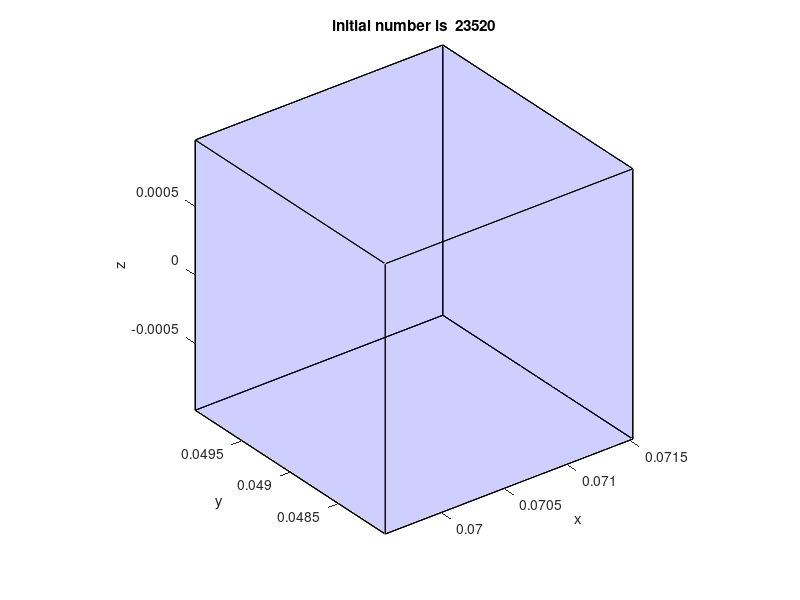

MATLAB code for this plot: (Note: this script raises an error after producing the figure.)
%%  this function require the desired particle number,
% the spatial limit position. generate the frame, ainj file to initial Fluent DPM.
% read the dpm file in order to use the first 2 lines

%% use this if donot want to specify velocitypart
% define the particle number, spatial limits


 particle_number=20000; % define the particle number 
% x=-50/100  % I think the units is meter here for FUME
% y=15/100
% z=65/100

x=0.07054139  % I think the units is meter here. for NANO
y=0.049
z=0

center=[x y z];
dx=0.000985
x_up=x+dx;  %define spatial position in meter
x_low=x-dx;
y_up=y+dx;
y_low=y-dx;
z_up=z+dx;
z_low=z-dx;
%% for the given vertex position, plot the frame of a cubic;
p1=[x_up y_low z_low];
p2=[x_up y_up z_low];
p3=[x_low y_up z_low];
p4=[x_low y_low z_low];
p5=[x_up y_low z_up];
p6=[x_up y_up z_up];
p7=[x_low y_up z_up];
p8=[x_low y_low z_up];
x=[p1(1) p2(1) p1(1) p1(1) p5(1) p3(1);
    p2(1) p3(1) p2(1) p4(1) p6(1) p7(1);
    p3(1) p7(1) p6(1) p8(1) p7(1) p8(1);
    p4(1) p6(1) p5(1) p5(1) p8(1) p4(1)];
y=[p1(2) p2(2) p1(2) p1(2) p5(2) p3(2);
    p2(2) p3(2) p2(2) p4(2) p6(2) p7(2);
    p3(2) p7(2) p6(2) p8(2) p7(2) p8(2);
    p4(2) p6(2) p5(2) p5(2) p8(2) p4(2)];
z=[p1(3) p2(3) p1(3) p1(3) p5(3) p3(3);
    p2(3) p3(3) p2(3) p4(3) p6(3) p7(3);
    p3(3) p7(3) p6(3) p8(3) p7(3) p8(3);
    p4(3) p6(3) p5(3) p5(3) p8(3) p4(3)];
fill3(x,y,z, 'b','facealpha',0.1)
hold on;
%% calculate the node position
xlengh=x_up-x_low;
ylengh=y_up-y_low;
zlengh=z_up-z_low;
elememt_len=(xlengh*ylengh*zlengh/particle_number)^(1/3);
elen_x=xlengh/elememt_len;
elen_y=ylengh/elememt_len;
elen_z=zlengh/elememt_len;
elen_x=ceil(elen_x); % get element nember to generate the location of desired number particles
elen_y=ceil(elen_y);
elen_z=ceil(elen_z+2);
% i denotes x  j denotes y  k denotes z
% generate node postion
for i=1:elen_x+1
    nodepos_x(i)=xlengh/elen_x*(i-1)+x_low;
end
for i=1:elen_y+1
    nodepos_y(i)=ylengh/elen_y*(i-1)+y_low;
end
for i=1:elen_z+1
    nodepos_z(i)=zlengh/elen_z*(i-1)+z_low;
end
%% generate element position
d=1;
ele_location=zeros(3,elen_x*elen_y*elen_z);
for k=1:elen_z     %generate layer by layer
    cell_z=(nodepos_z(k)+nodepos_z(k+1))/2;  %calculate the z position of every particle
    for j=1:  elen_y
        for i=1:elen_x
            cell_x=(nodepos_x(i)+nodepos_x(i+1))/2;
            cell_y=(nodepos_y(j)+nodepos_y(j+1))/2;
                ele_location(1,d)=cell_x;
                ele_location(2,d)=cell_y;
                ele_location(3,d)=cell_z;
                d=d+1;
           
        end
    end
end
ddd=d;
fprintf('Total number of particles used: %d \n', d);

%%
plot3(ele_location(1,:),ele_location(2,:),ele_location(3,:),'b.','MarkerSize',7);
axis equal
xlim([x_low  x_up])
ylim([y_low  y_up])
zlim([z_low  z_up])
xlabel('x')
ylabel('y')
zlabel('z')
title(['initial number is  ' num2str(elen_x*elen_y*elen_z)])
hold off;
%% read .dpm file to use the first two lines
filename1='sample.dpm';
data = importdata(filename1);
% com=data;
siz=size(data);
siz=siz(1);
for i=3:1:siz
    data{i}(1)=[];
    data{i}(1)=[];
    for j=1:1:16
        data{i}(155)=[];
    end
    data{i}=str2num(data{i});
end
%% generate writeinfo
numberpart=zeros(ddd+1,12);
d=9e-6; %8e-5;
mass=4/3*pi*(d/2)^3*1000; % calculate the mass
numberpart(:,7)=d ;%8e-5;  %define the diameter
numberpart(:,8)=300; %define Temperature
numberpart(:,9)=2.1368e-23; %define mass-flow
numberpart(:,10)=mass;%4.189e-15;%2.68e-10; %define the mass
numberpart(:,11)=7.9705e-14; % define  frequency
 

for i=1:ddd-1 %assign xyz postion to numberpart
    numberpart(i+2,1:3)=ele_location(:,i);
    writeinfo{i+2,1}=num2str(numberpart(i+2,:));
    writeinfo{i+2,1}=['(( ' writeinfo{i+2,1} ') )'];
end
writeinfo{1}=data{1};
writeinfo{2}=data{2};
filename1=[num2str(ddd) '_' num2str(d) '.inj'];
fid=fopen(['E:\desktop\temp\' filename1],'wt');
disp(['generating E:\desktop\temp\' filename1 '....']);
for i=1:length(writeinfo)
    writ=writeinfo{i};
    fprintf(fid,'%s\n',writ);
end
fclose(fid);

clear writeinfo

% %% Use this if want to connect particle tracking
% load('E:\desktop\CFD\Raceway_pond_and_Peers_PBR_03132016--\connect study\Connect procedure\velocitypart')
% % velocitypart=single(velocitypart);
% %% read .dpm file to use the first two lines
% writeinfo=[]
% filename1='sample.dpm';
% data = importdata(filename1);
% % com=data;
% for i=3:1:length(data)
% data{i}(1)=[];
% data{i}(1)=[];
%     for j=1:1:16
%         data{i}(155)=[];
%     end
% data{i}=str2num(data{i});
% end
% numberpart=zeros(number+2,12);
% d=2e-6; %8e-5;
% mass=4/3*pi*(d/2)^3*1000; % calculate the mass
% numberpart(:,7)=d ;%8e-5;  %define the diameter
% % numberpart(:,8)=300; %define Temperature
% numberpart(:,9)=2.1368e-23; %define mass-flow
% numberpart(:,10)=mass;%4.189e-15;%2.68e-10; %define the mass
% numberpart(:,11)=7.9705e-14; % define  frequency
% numberpart(number+3:end,:)=[];
% for i=1:number
%     numberpart(i+2,1:6)=velocitypart(i+2,1:6);
%     numberpart(i+2,8)=i+9000000-1;  % Use a high number can improve the consistence!
%     writeinfo{i+2,1}=num2str(numberpart(i+2,:));
%     writeinfo{i+2,1}=['(( ' writeinfo{i+2,1} ') )'];
% end
% writeinfo{1}=data{1};
% writeinfo{2}=data{2};
% fid=fopen(['E:\desktop\temp\' num2str(number) '_for connect1111.inj'],'wt');
% disp(['generating E:\desktop\temp\' num2str(number) '_for connect.inj']);
% for i=1:number
% writ=writeinfo{i};
% fprintf(fid,'%s\n',writ);
% end
% fclose(fid);
 
